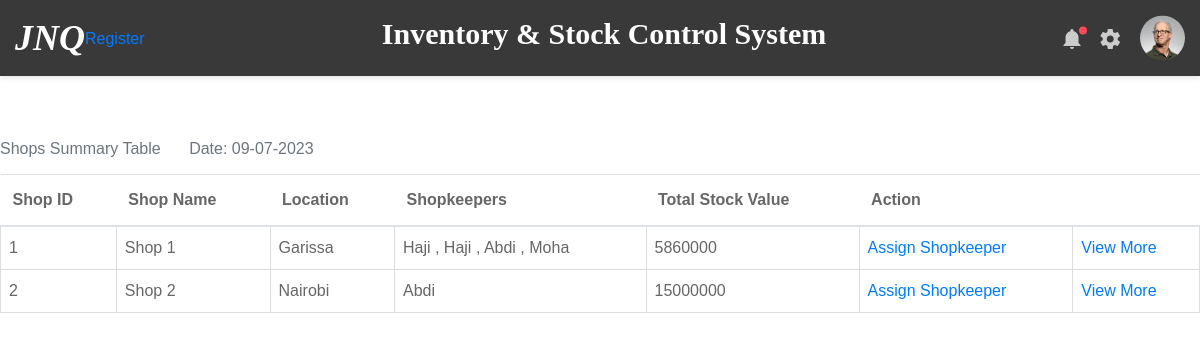
/view_shops, run on an earlier commit of the app's database.
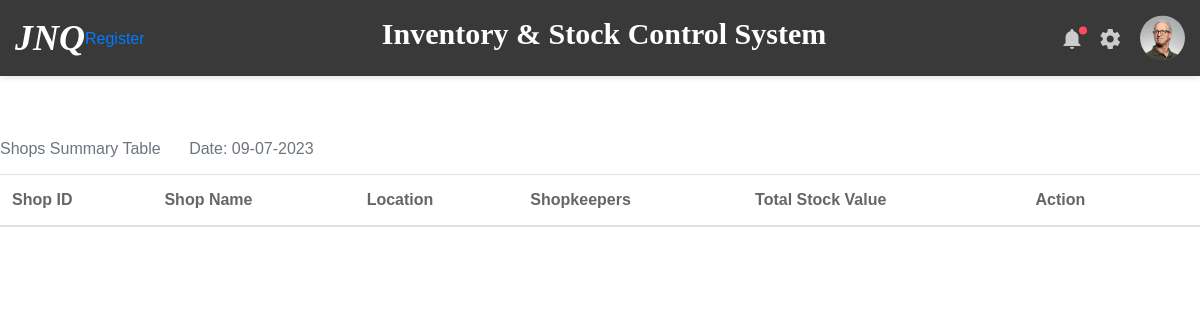
And on a later commit of the database.
### inventory/models.py (models this page shows)
class Shop(db.Model):
    id = db.Column(db.Integer, primary_key=True)
    shop_name = db.Column(db.String(100), nullable=False, unique=True)
    location = db.Column(db.String(100), nullable=False)
    date_registered = db.Column(db.DateTime, default=datetime.now())
    user_id = db.Column(db.Integer, db.ForeignKey('user.id'))
    sale = db.relationship('Sale', backref='shop', lazy=True)
    stock_received = db.relationship('StockReceived', backref='shop', lazy=True)
    stock_in = db.relationship('StockOut', backref='shop', lazy=True)
    item_association = db.relationship('ShopItem', back_populates='shop')
    items = association_proxy("item_association", "item")
    shopkeepers = db.relationship('Shopkeeper', backref='shop_details', lazy=True)

class User(db.Model, UserMixin):
    id = db.Column(db.Integer, primary_key=True)
    username = db.Column(db.String(50), unique=True, nullable=False)
    password = db.Column(db.String(100), nullable=False)
    user_role = db.Column(db.String(30), nullable=False)
    date_registered = db.Column(db.DateTime, default=datetime.now())
    shops = db.relationship('Shop', backref='staff', lazy=True)
    stores = db.relationship('Store', backref='staff', lazy=True)
    shopkeepers = db.relationship('Shopkeeper', backref='user_details', lazy=True)

class Shopkeeper(db.Model):
    id = db.Column(db.Integer, primary_key=True)
    shop_id = db.Column(db.Integer, db.ForeignKey('shop.id'))
    user_id = db.Column(db.Integer, db.ForeignKey('user.id'))

### inventory/routes.py (the view)
@app.route('/view_shops', methods=['GET', 'POST'])
def view_shops():
    shops = Shop.query.all()
    users = User.query.all()
    date = today_date()
    shop_stock_lookup = {}
    for shop in shops:
        stock_value_list = []
        for product in ShopItem.query.filter_by(shop_id=shop.id).all():
            stock_value_list.append(product.item_value)
        total_stock_value = sum(stock_value_list)
        shop_stock_lookup[shop.id] = total_stock_value
    for user in users:
        for shopkeeper in user.shopkeepers:
            print(shopkeeper.user_details.username)
    return render_template('view_shops.html', shop_stock_lookup=shop_stock_lookup, shops=shops, date=date, users=users)

### inventory/routes.py (called while the page is built)
def today_date():
    date_today = datetime.today().strftime('%d-%m-%Y')
    return date_today

### inventory/templates/view_shops.html
{% extends 'layout.html' %}
{% block content %}
     <table class="table">
         <caption style="caption-side: top">Shops Summary Table<span class="ml-4"> Date: {{date}}</span></caption>
          <thead>
            <tr>
              <th scope="col">Shop ID</th>
              <th scope="col">Shop Name</th>
              <th scope="col">Location</th>
              <th scope="col">Shopkeepers</th>
              <th scope="col">Total Stock Value</th>
              <th>Action</th>
              <th></th>
            </tr>
          </thead>
          <tbody>
          {% for shop in shops %}
              <tr>
                <td>{{ shop.id }}</td>
                <td>{{ shop.shop_name }}</td>
                <td>{{ shop.location }}</td>
                <td>
                  {% if shop.shopkeepers %}
                    {{ shop.shopkeepers[0].user_details.username }}
                    {% for shopkeeper in shop.shopkeepers[1:] %}
                      , {{ shopkeeper.user_details.username }}
                    {% endfor %}
                  {% else %}
                    __
                  {% endif %}
                </td>
                <td>
                  {% if shop_stock_lookup %}
                    {{ shop_stock_lookup[shop.id] }}
                  {% else %}
                    0 Items
                  {% endif %}
                </td>
                <td>
                  <a href="{{ url_for('assign_shopkeeper', shop_id=shop.id) }}">Assign Shopkeeper</a>
                </td>
                <td>
                  <a href="{{ url_for('view_shop', shop_id=shop.id) }}">View More</a>
                </td>
              </tr>
            {% endfor %}
          </tbody>
     </table>
{% endblock %}

### inventory/templates/layout.html (shortened to what this page needs)
<!DOCTYPE html>
<html lang="en">
<head>
    <link href="{{ url_for('static', filename='css/font-face.css') }}" rel="stylesheet" media="all">
    <link href="{{ url_for('static', filename='vendor/font-awesome-4.7/css/font-awesome.min.css') }}" rel="stylesheet" media="all">
    <link href="{{ url_for('static', filename='vendor/font-awesome-5/css/fontawesome-all.min.css') }}" rel="stylesheet" media="all">
    <link href="{{ url_for('static', filename='vendor/mdi-font/css/material-design-iconic-font.min.css') }}" rel="stylesheet" media="all">
    <link href="{{ url_for('static', filename='vendor/bootstrap-4.1/bootstrap.min.css') }}" rel="stylesheet" media="all">
    <link href="{{ url_for('static', filename='vendor/animsition/animsition.min.css') }}" rel="stylesheet" media="all">
    <link href="{{ url_for('static', filename='vendor/bootstrap-progressbar/bootstrap-progressbar-3.3.4.min.css') }}" rel="stylesheet" media="all">
    <link href="{{ url_for('static', filename='vendor/wow/animate.css') }}" rel="stylesheet" media="all">
    <link href="{{ url_for('static', filename='vendor/css-hamburgers/hamburgers.min.css') }}" rel="stylesheet" media="all">
    <link href="{{ url_for('static', filename='vendor/slick/slick.css') }}" rel="stylesheet" media="all">
    <link href="{{ url_for('static', filename='vendor/select2/select2.min.css') }}" rel="stylesheet" media="all">
    <link href="{{ url_for('static', filename='vendor/perfect-scrollbar/perfect-scrollbar.css') }}" rel="stylesheet" media="all">
    <link href="{{ url_for('static', filename='css/main.css') }}" rel="stylesheet" media="all">
</head>
<body class="animsition">
        <header class="header-desktop3 d-none d-lg-block">
            <div class="section__content section__content--p35">
                <div class="header3-wrap">
                    <div class="header__logo">
                        <h1><span style="color: white; font-family: Algerian"><i>JNQ</i></span></h1>
                        <a href="{{ url_for('register_user' )}}">Register</a>
                    </div>
                     {% if current_user.is_authenticated and current_user.user_role == 'Admin' %}
                        <div class="header__navbar">
                            <ul class="list-unstyled">
                                <li class="has-sub">
                                    <a href="{{ url_for('home') }}">
                                        <i class="bot-line"></i>Dashboard
                                    </a>
                                </li>
                                <li class="has-sub">
                                    <a href="#">
                                        <span class="bot-line"></span>Stores</a>
                                    <ul class="header3-sub-list list-unstyled">
                                        <li>
                                            <a href="{{ url_for('register_store')}}">Add</a>
                                        </li>
                                        <li>
                                            <a href="{{ url_for('view_stores')}}">View</a>
                                        </li>
                                    </ul>
                                </li>
                                <li class="has-sub">
                                    <a href="#">
                                        <span class="bot-line"></span>Users</a>
                                    <ul class="header3-sub-list list-unstyled">
                                        <li>
                                            <a href="{{ url_for('register_user') }}">Register</a>
                                        </li>
                                        <li>
                                            <a href="{{url_for('view_users')}}">View</a>
                                        </li>
                                    </ul>
                                </li>
                                <li class="has-sub">
                                    <a href="#">
                                        <span class="bot-line"></span>Shops</a>
                                    <ul class="header3-sub-list list-unstyled">
                                        <li>
                                            <a href="{{ url_for('register_shop') }}">Add</a>
                                        </li>
                                        <li>
                                            <a href="{{ url_for('view_shops') }}">View</a>
                                        </li>
                                    </ul>
                                </li>
                                <li class="has-sub">
                                    <a href="#">
                                        <span class="bot-line"></span>Suppliers</a>
                                    <ul class="header3-sub-list list-unstyled">
                                        <li>
                                            <a href="login.html">Register</a>
                                        </li>
                                        <li>
                                            <a href="register.html">View</a>
                                        </li>
                                    </ul>
                                </li>
                                <li class="has-sub">
                                    <a href="#">
                                        <span class="bot-line"></span>Debtors</a>
                                    <ul class="header3-sub-list list-unstyled">
                                        <li>
                                            <a href="{{ url_for('view_debtors')}}">View</a>
                                        </li>
                                    </ul>
                                </li>
                                <li class="has-sub">
                                    <a href="#">
                                        <span class="bot-line"></span>Items</a>
                                    <ul class="header3-sub-list list-unstyled">
                                        <li>
                                            <a href="{{ url_for('add_items')}}">Add</a>
                                        </li>
                                        <li>
                                            <a href="{{ url_for('view_items')}}">View</a>
                                        </li>
                                    </ul>
                                </li>
                                <li class="has-sub">
                                    <a href="#">
                                        <span class="bot-line"></span>Accounts</a>
                                    <ul class="header3-sub-list list-unstyled">
                                        <li>
                                            <a href="{{ url_for('add_account')}}">Add</a>
                                        </li>
                                        <li>
                                            <a href="{{ url_for('view_accounts')}}">View</a>
                                        </li>
                                    </ul>
                                </li>
                            </ul>
                        </div>
                    {% else %}
                         <a href="{{ url_for('login') }}"><h2 style="color: white; font-family: Verdana">
                             Inventory & Stock Control System</h2></a>
                    {% endif %}
                    <div class="header__tool">
                        <div class="header-button-item has-noti js-item-menu">
                            <i class="zmdi zmdi-notifications"></i>
                        </div>
                        <div class="header-button-item js-item-menu">
                            <i class="zmdi zmdi-settings"></i>
                        </div>
                        <div class="account-wrap">
                            <div class="account-item account-item--style2 clearfix js-item-menu">
                                <div class="image">
                                    <img src="../static/images/icon/avatar-01.jpg" alt="John Doe" />
                                </div>
                            </div>
                        </div>
                    </div>
                </div>
            </div>
        </header>
    {% block content %}
    {% endblock %}
</body>
</html>

What changed in the data, as far as the page shows it:
removed Shop: id "1", shop_name "Shop 1", location "Garissa", username "Haji", shop_stock_lookup "5860000"
removed Shopkeeper: user_details.username "Haji"
removed Shopkeeper: user_details.username "Abdi"
removed Shopkeeper: user_details.username "Moha"
removed Shop: id "2", shop_name "Shop 2", location "Nairobi", username "Abdi", shop_stock_lookup "15000000"
